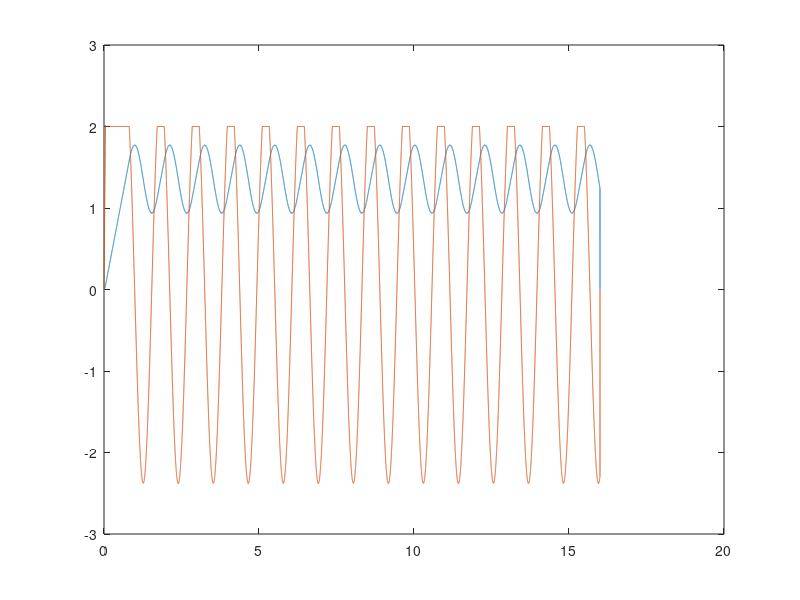

Source code (MATLAB): (Note: this script raises an error after producing the figure.)
%loswald (>.<)
runtime=16;
% Defining time displacement and velocity arrays
t=[0:0.0005:runtime];
theta=zeros(1,size(t,2)); % initializing x and v as zero arrays of the same dimension as t
w=zeros(1,size(t,2));
% Initializing variables
theta0=0;
w0=0;
t0=0;
theta(1)=0;
w(1)=0; % loops start from the second element of array, first elements are known at t=0 from initial conditions
ri=0.05;
ro=0.08; % inner and outer radii
m=2; % mass of disk
wdisk=2; % angular velocity of driving disk
mk=0.6;
ms=0.7; % coefficients of friction
mukro=mk*(ro+ri)/2;
musro=ms*(ro+ri)/2; % effective rotational coefficient of friction for flat clutch uniform wear such that frictionaltorque=muro*nf
nf=10; % normal force
kspring=45; % spring constant
kro=kspring*ro*ro; % effective rotational spring constant such that springtorque=kro*theta
jdisk=0.5*m*(ro^2+ri^2); % moment of inertia
i=2; %index, starts at 2 because (i-1) is used in the while loop
while(t(i)<runtime)
    % this loop is slip phase
    % loop ends when condition for starting of stick is satisfied
    % solving the differential equation jdisk*theta''= muk*N-k*theta
    while(w(i-1)<=wdisk) && (t(i)<runtime)
        %alpha1 alpha2 obtained by putting in initial condition v0 t0 x0
        alpha1=(cos(sqrt(kro/jdisk)*t0)*theta0-cos(sqrt(kro/jdisk)*t0)*mukro*nf/kro-sin(sqrt(kro/jdisk)*t0)*w0/sqrt(kro/jdisk));
        alpha2=(sin(sqrt(kro/jdisk)*t0)*theta0-sin(sqrt(kro/jdisk)*t0)*mukro*nf/kro+cos(sqrt(kro/jdisk)*t0)*w0/sqrt(kro/jdisk));
        theta(i)=mukro*nf/kro+alpha1*cos(sqrt(kro/jdisk)*t(i))+alpha2*sin(sqrt(kro/jdisk)*t(i)); % general solution
        w(i)=-sqrt(kro/jdisk)*sin(sqrt(kro/jdisk)*t(i))*alpha1+sqrt(kro/jdisk)*cos(sqrt(kro/jdisk)*t(i))*alpha2;
        i=i+1; 
    end
    % this loop is stick phase
    % loop ends when condition for starting of slip is satisfied
    % constant velocity
    while (theta(i-1)<(musro*nf/kro)) && (t(i)<runtime)
        w(i)=wdisk;
        theta(i)=theta(i-1)+ w(i)*(t(i)-t(i-1));
        i=i+1;
    end
    % reinitializing variables for the differential equations of slip phase
    theta0=theta(i-1);
    w0=w(i-1);
    t0=t(i-1);
end
plot(t,theta);
hold on
plot(t,w);
t=t.'; w=w.'; theta=theta.'; % transposing row vectors to column vectors
tabledata=table(t,theta,w); % create table
writetable(tabledata,'StickSlipData.txt','Delimiter','	');


    
        